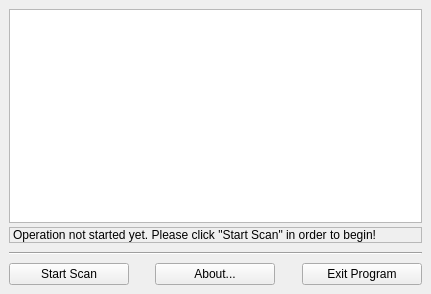
<?xml version="1.0" encoding="UTF-8"?>
<ui version="4.0">
 <class>MainWindow</class>
 <widget class="QMainWindow" name="MainWindow">
  <property name="geometry">
   <rect>
    <x>0</x>
    <y>0</y>
    <width>431</width>
    <height>294</height>
   </rect>
  </property>
  <property name="windowTitle">
   <string>Double File Scanner</string>
  </property>
  <property name="windowIcon">
   <iconset resource="../DoubleFileScanner.qrc">
    <normaloff>:/res/DoubleFileScanner.png</normaloff>:/res/DoubleFileScanner.png</iconset>
  </property>
  <widget class="QWidget" name="centralwidget">
   <layout class="QVBoxLayout" name="verticalLayout_2">
    <item>
     <layout class="QVBoxLayout" name="verticalLayout">
      <property name="spacing">
       <number>4</number>
      </property>
      <item>
       <widget class="QTreeView" name="treeView"/>
      </item>
      <item>
       <widget class="QLabel" name="label">
        <property name="frameShape">
         <enum>QFrame::StyledPanel</enum>
        </property>
        <property name="frameShadow">
         <enum>QFrame::Sunken</enum>
        </property>
        <property name="text">
         <string>Operation not started yet. Please click &quot;Start Scan&quot; in order to begin!</string>
        </property>
       </widget>
      </item>
      <item>
       <widget class="QFrame" name="frame">
        <property name="minimumSize">
         <size>
          <width>0</width>
          <height>12</height>
         </size>
        </property>
        <property name="frameShape">
         <enum>QFrame::HLine</enum>
        </property>
        <property name="frameShadow">
         <enum>QFrame::Sunken</enum>
        </property>
       </widget>
      </item>
      <item>
       <layout class="QHBoxLayout" name="horizontalLayout">
        <item>
         <widget class="QPushButton" name="buttonStartScan">
          <property name="minimumSize">
           <size>
            <width>120</width>
            <height>0</height>
           </size>
          </property>
          <property name="cursor">
           <cursorShape>PointingHandCursor</cursorShape>
          </property>
          <property name="text">
           <string>Start Scan</string>
          </property>
          <property name="icon">
           <iconset resource="../DoubleFileScanner.qrc">
            <normaloff>:/res/Button_Start.png</normaloff>:/res/Button_Start.png</iconset>
          </property>
         </widget>
        </item>
        <item>
         <spacer name="horizontalSpacer">
          <property name="orientation">
           <enum>Qt::Horizontal</enum>
          </property>
          <property name="sizeHint" stdset="0">
           <size>
            <width>40</width>
            <height>20</height>
           </size>
          </property>
         </spacer>
        </item>
        <item>
         <widget class="QPushButton" name="buttonAbout">
          <property name="minimumSize">
           <size>
            <width>120</width>
            <height>0</height>
           </size>
          </property>
          <property name="cursor">
           <cursorShape>PointingHandCursor</cursorShape>
          </property>
          <property name="text">
           <string>About...</string>
          </property>
          <property name="icon">
           <iconset resource="../DoubleFileScanner.qrc">
            <normaloff>:/res/Button_About.png</normaloff>:/res/Button_About.png</iconset>
          </property>
         </widget>
        </item>
        <item>
         <spacer name="horizontalSpacer_2">
          <property name="orientation">
           <enum>Qt::Horizontal</enum>
          </property>
          <property name="sizeHint" stdset="0">
           <size>
            <width>40</width>
            <height>20</height>
           </size>
          </property>
         </spacer>
        </item>
        <item>
         <widget class="QPushButton" name="buttonExit">
          <property name="minimumSize">
           <size>
            <width>120</width>
            <height>0</height>
           </size>
          </property>
          <property name="cursor">
           <cursorShape>PointingHandCursor</cursorShape>
          </property>
          <property name="text">
           <string>Exit Program</string>
          </property>
          <property name="icon">
           <iconset resource="../DoubleFileScanner.qrc">
            <normaloff>:/res/Button_Exit.png</normaloff>:/res/Button_Exit.png</iconset>
          </property>
         </widget>
        </item>
       </layout>
      </item>
     </layout>
    </item>
   </layout>
  </widget>
 </widget>
 <resources>
  <include location="../DoubleFileScanner.qrc"/>
 </resources>
 <connections/>
</ui>
